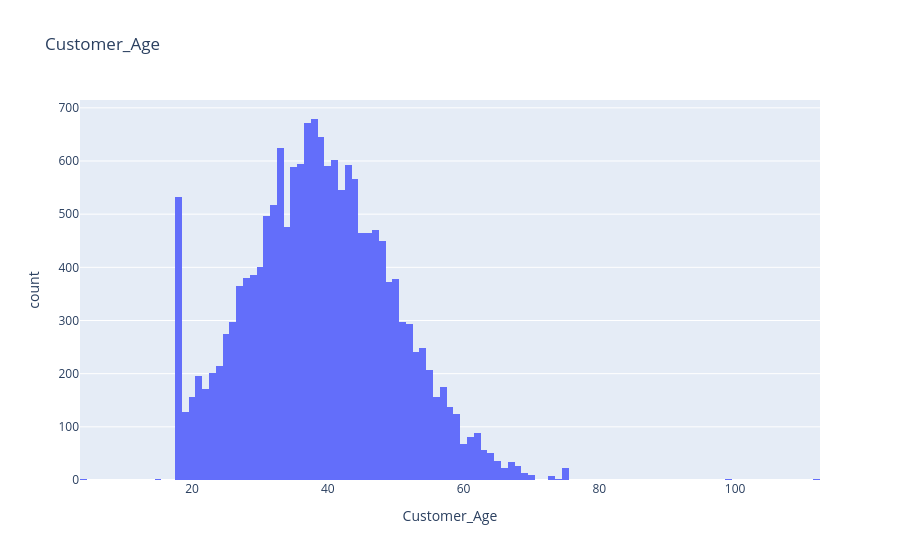
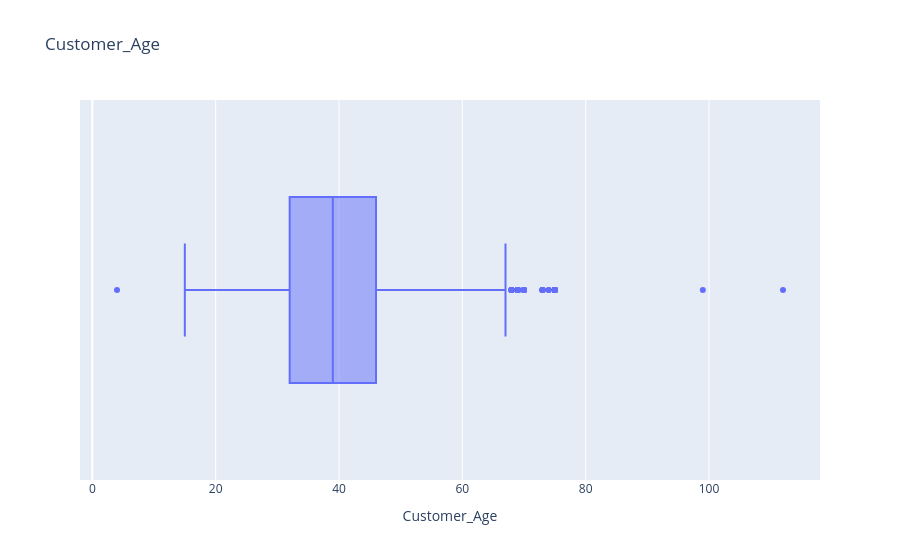
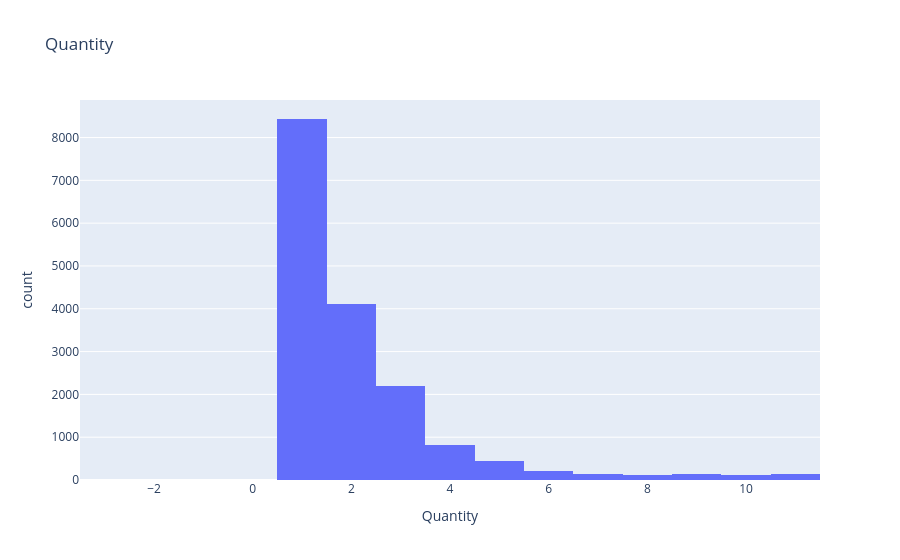
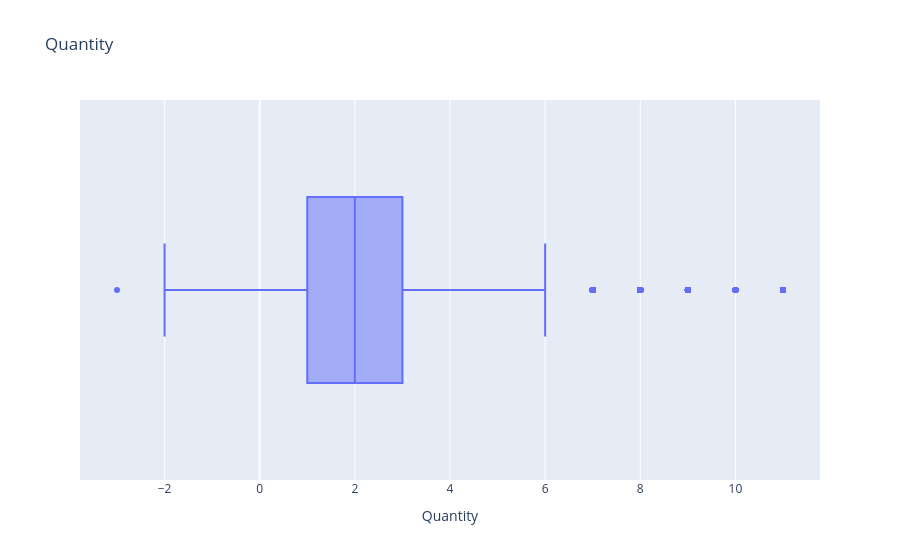

The code cell stored with these charts, in order, in its notebook:
### Code cell
for col in numerical_cols:
    px.histogram(data_frame= df, x= col, title= col).show()
    px.box(data_frame= df, x= col, title= col).show()

### Figure 1 — Plotly figure (JSON) as saved in the notebook; plotly's stock layout.template omitted (floating-point values rounded to 4 significant figures; data arrays with more than 128 entries replaced by an {"elided": "..."} marker saying what was removed)
{"data": [{"bingroup": "x", "hovertemplate": "Customer_Age=%{x}<br>count=%{y}<extra></extra>", "legendgroup": "", "marker": {"color": "#636efa", "pattern": {"shape": ""}}, "name": "", "orientation": "v", "showlegend": false, "type": "histogram", "x": {"elided": "16891 int values"}, "xaxis": "x", "yaxis": "y"}], "layout": {"barmode": "relative", "legend": {"tracegroupgap": 0}, "title": {"text": "Customer_Age"}, "xaxis": {"anchor": "y", "domain": [0, 1], "title": {"text": "Customer_Age"}}, "yaxis": {"anchor": "x", "domain": [0, 1], "title": {"text": "count"}}}}

### Figure 2 — Plotly figure (JSON) as saved in the notebook; plotly's stock layout.template omitted (floating-point values rounded to 4 significant figures; data arrays with more than 128 entries replaced by an {"elided": "..."} marker saying what was removed)
{"data": [{"alignmentgroup": "True", "hovertemplate": "Customer_Age=%{x}<extra></extra>", "legendgroup": "", "marker": {"color": "#636efa"}, "name": "", "notched": false, "offsetgroup": "", "orientation": "h", "showlegend": false, "type": "box", "x": {"elided": "16891 int values"}, "x0": " ", "xaxis": "x", "y0": " ", "yaxis": "y"}], "layout": {"boxmode": "group", "legend": {"tracegroupgap": 0}, "title": {"text": "Customer_Age"}, "xaxis": {"anchor": "y", "domain": [0, 1], "title": {"text": "Customer_Age"}}, "yaxis": {"anchor": "x", "domain": [0, 1]}}}

### Figure 3 — Plotly figure (JSON) as saved in the notebook; plotly's stock layout.template omitted (floating-point values rounded to 4 significant figures; data arrays with more than 128 entries replaced by an {"elided": "..."} marker saying what was removed)
{"data": [{"bingroup": "x", "hovertemplate": "Quantity=%{x}<br>count=%{y}<extra></extra>", "legendgroup": "", "marker": {"color": "#636efa", "pattern": {"shape": ""}}, "name": "", "orientation": "v", "showlegend": false, "type": "histogram", "x": {"elided": "16891 int values"}, "xaxis": "x", "yaxis": "y"}], "layout": {"barmode": "relative", "legend": {"tracegroupgap": 0}, "title": {"text": "Quantity"}, "xaxis": {"anchor": "y", "domain": [0, 1], "title": {"text": "Quantity"}}, "yaxis": {"anchor": "x", "domain": [0, 1], "title": {"text": "count"}}}}

### Figure 4 — Plotly figure (JSON) as saved in the notebook; plotly's stock layout.template omitted (floating-point values rounded to 4 significant figures; data arrays with more than 128 entries replaced by an {"elided": "..."} marker saying what was removed)
{"data": [{"alignmentgroup": "True", "hovertemplate": "Quantity=%{x}<extra></extra>", "legendgroup": "", "marker": {"color": "#636efa"}, "name": "", "notched": false, "offsetgroup": "", "orientation": "h", "showlegend": false, "type": "box", "x": {"elided": "16891 int values"}, "x0": " ", "xaxis": "x", "y0": " ", "yaxis": "y"}], "layout": {"boxmode": "group", "legend": {"tracegroupgap": 0}, "title": {"text": "Quantity"}, "xaxis": {"anchor": "y", "domain": [0, 1], "title": {"text": "Quantity"}}, "yaxis": {"anchor": "x", "domain": [0, 1]}}}
